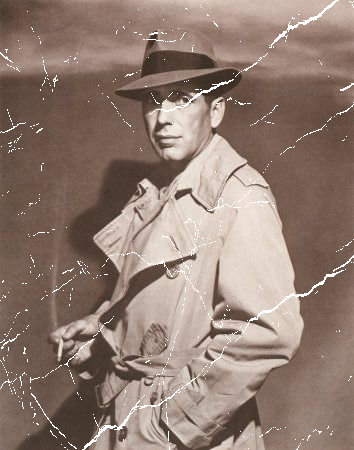
#> input picture Dataset/old_photo dataset/12/0010053x1.png, 354 x 450 px
$ python test.py
#> lines starting #> are read from the running program, lines starting #| are printed output that depends on the picture; after the words box and inside, x2 and y2 are one past the last pixel; in counts of white or black regions, pixels touching at a corner belong together
import cv2
import numpy as np

img = cv2.imread("0010053x1.png")
#> img is the input picture: shape (450, 354, 3); mean B, G, R 114.2, 125.2, 145.5
gray = cv2.cvtColor(img, cv2.COLOR_BGR2GRAY)
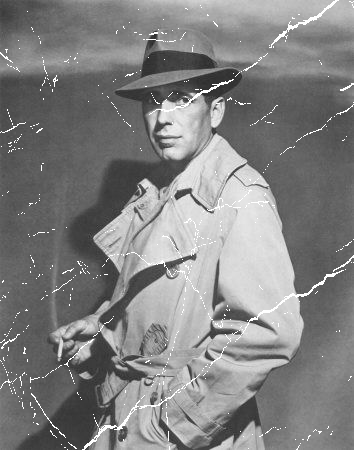
#> gray: shape (450, 354); min 32, max 255, mean 130

_, crack_mask = cv2.threshold(gray, 240, 255, cv2.THRESH_BINARY)
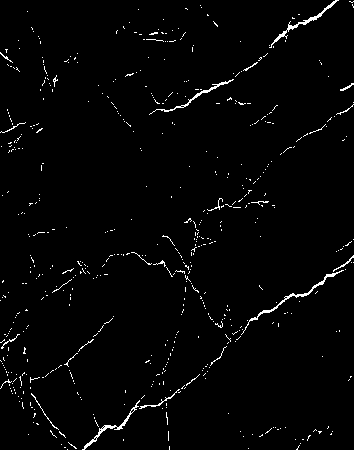
#> crack_mask: shape (450, 354); 1.9% white in thin lines or dots

kernel = np.ones((3, 3), np.uint8)
crack_mask = cv2.dilate(crack_mask, kernel, iterations=1)
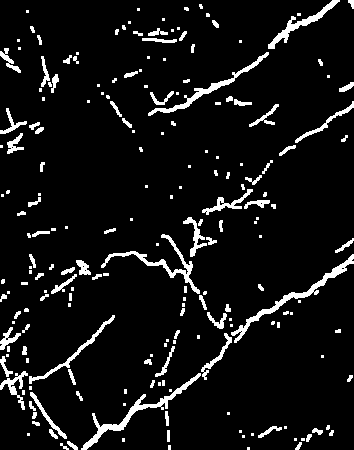
#> crack_mask: shape (450, 354); 7.4% white; 204 white regions (104 under 20 px), largest, box (x1, y1, x2, y2) and area: (81, 373, 201, 450) 899, (231, 254, 354, 343) 888, (101, 234, 200, 294) 713

cv2.imwrite("crack_mask.png", crack_mask)

$ run again, with Dataset/old_photo dataset/12/10080.jpg saved as Dataset/old_photo dataset/12/0010053x1.png
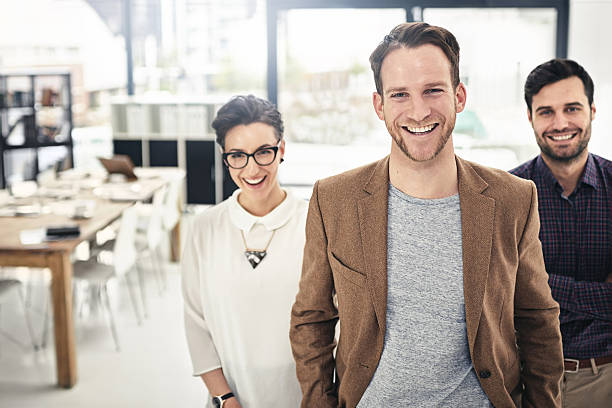
#> input picture Dataset/old_photo dataset/12/10080.jpg, 612 x 408 px
#> img is the input picture: shape (408, 612, 3); mean B, G, R 165.5, 172.5, 181.9
#> `_, crack_mask = cv2.threshold(gray, 240, 255, cv2.THRESH_BINARY)`:
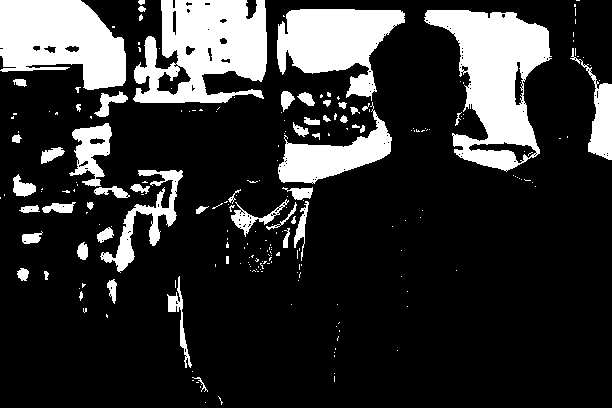
#> crack_mask: shape (408, 612); 19.8% white; 227 white regions (173 under 20 px), largest, box (x1, y1, x2, y2) and area: (424, 10, 552, 172) 10419, (133, 0, 267, 103) 9560, (0, 0, 126, 90) 8206
#> `crack_mask = cv2.dilate(crack_mask, kernel, iterations=1)`:
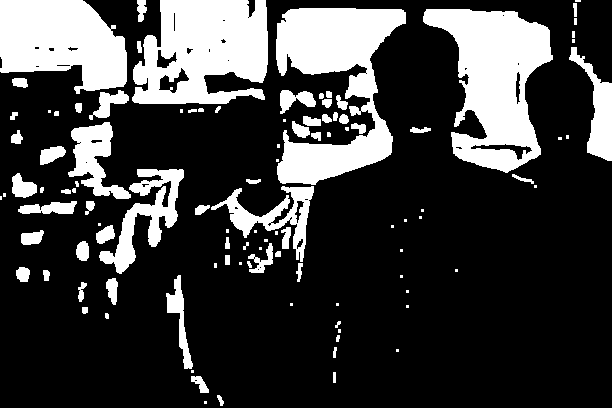
#> crack_mask: shape (408, 612); 24.1% white; 107 white regions (39 under 20 px), largest, box (x1, y1, x2, y2) and area: (423, 9, 553, 173) 11783, (276, 8, 406, 185) 11640, (132, 0, 268, 104) 10772
